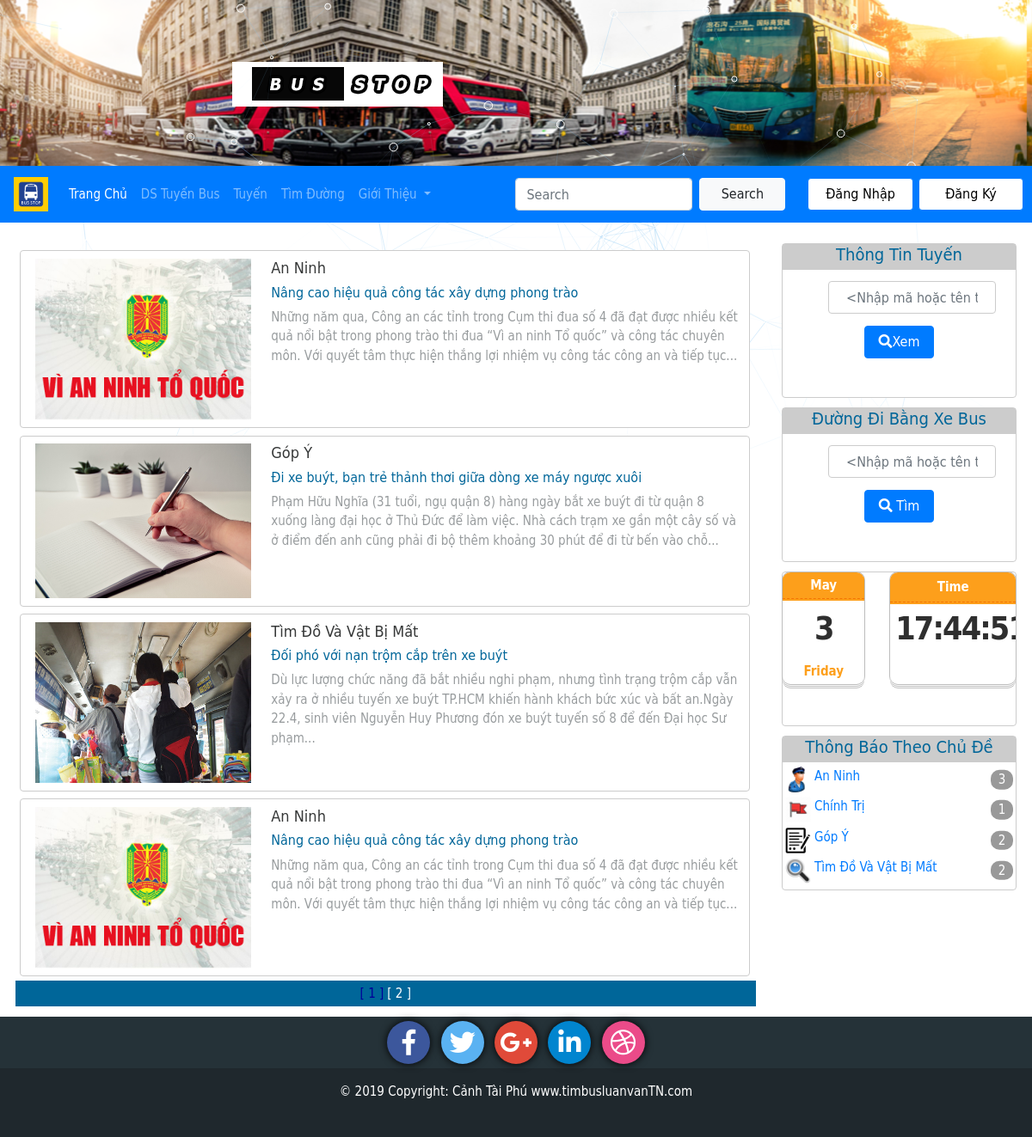
Page /indexUser.php on the committed database.
### tables this page shows
CREATE TABLE `thongbao` (
  `ma_thongbao` int(20) NOT NULL,
  `chude` varchar(100) NOT NULL,
  `tieude` text NOT NULL,
  `noidung` text NOT NULL,
  `hinhanh` varchar(100) NOT NULL,
  `ngaydang` text NOT NULL
);

### php/content/thongbao.php (the view, shortened to what this page needs)
<?php
	function rutgonnoidung($string,$batdau,$sotu){
		$len=strlen($string);
		while($sotu<$len){
			if($string[$sotu]==' ') break;
			$sotu++;
		}
		$string=substr($string,$batdau,$sotu);
		if($len>strlen($string)) $string.='...';
		return $string;
	}
?>
<?php
include("connect.php");
$sql="SELECT * FROM thongbao";
$retval=mysqli_query($conn, $sql) or die('Không kết nối được');
if(mysqli_num_rows($retval) > 0){
		$phantrang=4;
		$sotrang=ceil(mysqli_num_rows($retval)/$phantrang);
			if(isset($_GET['trang']))
			{
				$batdau=$_GET['trang']*$phantrang;
				$tranghienthai=$_GET['trang'];
				}
			else{
				$batdau=0;
				$tranghienthai=0;
				}
	$sql1="SELECT * FROM thongbao order by ma_thongbao DESC limit $batdau, $phantrang";
	$retval1=mysqli_query($conn, $sql1);
	if(mysqli_num_rows($retval1) > 0){
		while($row = mysqli_fetch_assoc($retval1)){
            echo  "<div class='container'>
        				<div class='post row'>
        					<div class='picture col-4 '>
        					<img src='upload/".$row['hinhanh']."'/>
        					</div>
        					<div class='notify col-8'>
	        					<h2><a href='indexUser.php?xem=chitietthongbao&id=".$row['ma_thongbao']."'>".$row['chude']."</a></h2>
	        					<h6>".$row['tieude']."</h6>
	        					<p>".rutgonnoidung($row['noidung'],0,300)."</p>
        					</div>
        				</div>
        			</div>";
		}
	}
}else echo "Không có thông báo!";
			echo "<center> <div id='phantrang_index'>";
						for($i=0;$i<$sotrang;$i++){
							if($i!=$tranghienthai){
								echo "<a href='indexUser.php?xem=thongbao&trang={$i}'>[ ".($i+1)." ]</a>";
								}
								 	else echo "<span>[ ".($i+1)." ]</span>";
							}
					echo "</div></center>";
?>

### indexUser.php (shortened to what this page needs)
<!DOCTYPE html>
<html>
<head>
        <link rel="stylesheet" href="https://use.fontawesome.com/releases/v5.6.3/css/all.css">
        <link rel="stylesheet" href="https://maxcdn.bootstrapcdn.com/bootstrap/4.1.3/css/bootstrap.min.css">
        <link rel="stylesheet" href="https://use.fontawesome.com/releases/v5.6.3/css/all.css">
				<link rel="stylesheet" type="text/css" href="css/forum.css" media="screen">
				<link rel="stylesheet" type="text/css" href="css/indexUser.css" media="screen">
				<link rel="stylesheet" href="lib/leaflet/leaflet.css">
</head>
<body style="" onload="startTime();">
	<div id="main">
      <div id="header">
      		<div id="particles-js"></div>
      	</div>
        <nav id="menu1" class="navbar navbar-expand-lg navbar-dark bg-primary">
			  <a class="navbar-brand" href="indexUser.php"><img src="img/images.png" alt="Logo" width="40px" height="40px"></a>
			  <div class="collapse navbar-collapse" id="navbarSupportedContent">
			    <ul class="navbar-nav mr-auto">
			      <li class="nav-item active">
			        <a class="nav-link" href="indexUser.php">Trang Chủ <span class="sr-only">(current)</span></a>
			      </li>
			      <li class="nav-item">
			        <a class="nav-link" href="indexUser.php?xem=danhsachcactuyenbus">DS Tuyến Bus</a>
			      </li>
			      <li class="nav-item">
			        <a class="nav-link" href="indexUser.php?xem=timbus">Tuyến</a>
			      </li>
			      <li class="nav-item">
			        <a class="nav-link" href="indexUser.php?xem=timduong">Tìm Đường</a>
			      </li>
			      <li class="nav-item dropdown">
			        <a class="nav-link dropdown-toggle" href="#" id="navbarDropdown" role="button" data-toggle="dropdown" aria-haspopup="true" aria-expanded="false">
			          Giới Thiệu
			        </a>
			      </li>
					</ul>
			    <form class="form-inline my-2 my-lg-0">
			      <input class="form-control mr-sm-2" id="keywords" type="search" placeholder="Search" aria-label="Search">
						<button class="btn btn-light my-2 my-sm-0" type="button">Search</button>
					</form>
					<div id="login"><?php include('php/content/dangnhapUser.php'); ?></div>
					<div id="register"><?php include('php/content/dangky.php'); ?></div>
			</div>
		</nav>
        <div id="content">
        	<div class="row">
        		<?php
						if(isset($_SESSION['nguoidung'])){
						} else {
								echo "<div class='col-9'>";
									include('php/content_index.php');
								echo "</div>";
								echo "<div class='col-3'>";
									include('php/content/timkiem.php');
								echo "</div>";
							}
						?>
        	</div>
        </div>
        <div id="footer"><?php include('php/footer.php');?></div>
    </div>
</body>
</html>

### php/content/dangnhapUser.php (shortened to what this page needs)
<button class='btn btn-primary' onclick="document.getElementById('modal-wrapper').style.display='block'">
Đăng Nhập</button>

### php/content/dangky.php (shortened to what this page needs)
<button class='btn btn-primary' onclick="document.getElementById('a').style.display='block'">
Đăng Ký</button>

### php/content_index.php
<?php
if(isset($_GET['xem'])){
	switch($_GET['xem']){
		case 'thongtintaikhoan':
			include("php/content/thongTintaikhoan.php");
			break;
		case 'dangbai':
			include("php/content/dangbai.php");
			break;
		case 'baidang':
		echo "<script src='js/loadMore.js'></script>";
			echo "<div id='noidung' class ='clearfix'>";
			include('php/content/slider.php');
			echo "<div id='inner' class ='clearfix'>";
			include("php/content/baidang.php");
			echo "</div>";
			echo "</div>";
			echo "<div class='holder'>
						<div class='hinhanh'></div>
						<div class='chu'> </div>
						<div class='tuychon'> </div>
					</div>";
			break;
		case 'chitietbaidang':
			include("php/content/chitietbaidang.php");
			break;
		case 'baidangtheochude':
			include("php/content/baidangtheochude.php");
			break;
		case 'suathongtintaikhoan':
			include("php/content/suathongtintaikhoan.php");
			break;
		case 'chitietthongbao':
			include("php/content/chitietthongbao.php");
			break;
		case 'chitiettuyenbus':
			include("php/content/chitiettuyenbus.php");
			break;
		case 'timduong':
			include('php/content/timduong.php');
			break;
		case 'timbus':
			include('php/content/timbus.php');
			break;
		case 'danhsachcactuyenbus':
			include('php/content/danhsachcactuyenbus.php');
			break;
		case 'thongbaotheochude':
			include('php/content/thongbaotheochude.php');
			break;
		case 'gioithieu':
			include('php/content/gioithieu.php');
			break;
		default: include("php/content/thongbao.php");
	}
}else include("php/content/thongbao.php");
?>

### php/content/timkiem.php (shortened to what this page needs)
<div class='frame'>
	<div class='title'><h5>Thông Tin Tuyến</h5></div>
	<form name='timkiem' action="javascript:submitQuery()">
		<div class='input'>
			<input id="getInput" type="text" class="form-control" placeholder="<Nhập mã hoặc tên tuyến>" aria-label="Username" onkeyup="getInputtuyen(this);" aria-describedby="addon-wrapping">
		</div>
		<center>
			<button type="button" class="btn btn-primary" onclick="submit_mst();"><i class="fas fa-search"></i>Xem</button>
		</center>
	</form>
</div>
<div class='frame'>
	<div class='title'><h5>Đường Đi Bằng Xe Bus</h5></div>
	<form name='timkiem'>
		<div class='input'>
			<input type="text" class="form-control" placeholder="<Nhập mã hoặc tên tuyến>" aria-label="Username" aria-describedby="addon-wrapping">
		</div>
		<center>
			<button type="button" class="btn btn-primary"><i class="fas fa-search"></i> Tìm</button>
		</center>
	</form>
</div>
<div class='frame'>
	<div class="row">
		<div class="col-5">
			<time datetime="2014-09-20" id="icon">
			  <strong id="thang"></strong>
			  <span id="ngay"></span>
			  <em id="thu"></em>
			</time>
		</div>
		<div class="col-7">
			<time datetime="2014-09-20" id="icon">
			  <strong>Time</strong>
			  <span id="time"></span>
			</time>
		</div>
	</div>
</div>
<div class='frame'>
	<div class='title'><h5>Thông Báo Theo Chủ Đề</h5></div>
			<?php
				include('connect.php');
				$sql="SELECT chude, COUNT(*) as soluong FROM thongbao group by chude";
				$retval=mysqli_query($conn,$sql);
				echo "<div class='khung'>";
						echo "<div style='padding: 1%;'>";
				if(mysqli_num_rows($retval) > 0){
						while($row = mysqli_fetch_assoc($retval)){
									echo "<div class='noidung'><img src='icon/".$row['chude'].".png' height='30px' width='auto' style='float:left;'/><a href='indexUser.php?xem=thongbaotheochude&chude=".$row['chude']."'>&nbsp;".$row['chude']."</a><p class='soluongbai'>".$row['soluong']."</p></div>";
						}
				}else echo "Không có kết quả!";
				echo "</div>";
				echo "</div>";
			?>
</div>

### php/footer.php
<div class="containerFooter">
  <ul class="list-unstyled list-inline text-center">
    <li class="item1 list-inline-item">
      <a href="#" class="btn-floating btn-fb mx-1">
        <i class="fab fa-facebook-f"> </i>
      </a>
    </li>
    <li class="item2 list-inline-item">
      <a href="#" class="btn-floating btn-tw mx-1">
        <i class="fab fa-twitter"> </i>
      </a>
    </li>
    <li class="item3 list-inline-item">
      <a href="#" class="btn-floating btn-gplus mx-1">
        <i class="fab fa-google-plus-g"> </i>
      </a>
    </li>
    <li class="item4 list-inline-item">
      <a href="#" class="btn-floating btn-li mx-1">
        <i class="fab fa-linkedin-in"> </i>
      </a>
    </li>
    <li class="item5 list-inline-item">
      <a href="#" class="btn-floating btn-dribbble mx-1">
        <i class="fab fa-dribbble"> </i>
      </a>
    </li>
  </ul>
</div>
<div class="copyRight text-center py-3">© 2019 Copyright: Cảnh Tài Phú
  <a href="#" style="color: white;">www.timbusluanvanTN.com</a>
</div>

### css/forum.css (style rules this page uses)
img, object, embed, video { max-width: 100%; }
* { box-sizing: border-box; -moz-box-sizing: border-box; -webkit-box-sizing: border-box; }
body { background-repeat: repeat; font-family:tahoma, "DejaVu Sans Condensed", "sans-serif"; font-size:15px; background-color: #9fd1e8; color:#069; }
#main,#menu,#footer { position:relative; float:left; }
#main { position: relative; float:left; margin: auto; }
#content { position: relative; float: left; width: 100%; height: auto; margin-top:50px; }
#footer { width: 60%; margin-left:20%; height: auto; float:left; position: relative; clear:right; z-index: 999999999; }

### css/indexUser.css (style rules this page uses)
img, object, embed, video { max-width: 100%; }
* { box-sizing: border-box; -moz-box-sizing: border-box; -webkit-box-sizing: border-box; }
body { background-repeat: repeat; background-color: #9fd1e8; font-family:tahoma, "DejaVu Sans Condensed", "sans-serif"; font-size:15px; color:#069; }
#main,#header,#menu,#content,#footer { position:relative; float:left; }
#main { position: relative; float:left; width:100%; height: auto; background-color: white; }
#header, #footer { width: 100%; height: auto; float:left; position: relative; margin-left: 0; }
#header { background-image: url(../img/header.png); background-color: #00CC66; background-size: 100% 100%; background-repeat:no-repeat; width: 100%; height: 193px; }
.navbar form .btn { position: relative; width: 100px; margin-left: 0px; }
#login { width: 11%; position: relative; float: left; }
#login button { width: 100%; position: relative; float: left; background-color: white; color: #000; margin: 0px; }
#register { width: 11%; position: relative; float: left; }
#register button { width: 100%; position: relative; float: left; background-color: white; color: #000; margin: 0px; margin-left: 5%; }
#content { position: relative; float: left; width: 98.5%; height: auto; margin-top: 2%; }
#content .container { position: relative; float: left; width: 100%; height: auto; }
.post { width: 100%; margin-top: 1%; margin-left:1%; border-radius: 4px; border: 1px solid #CCC; background-color: white; }
.post .picture { width: 100%; height: auto; padding-left: 2%; margin-top: 1%; margin-bottom: 1%; }
.post .picture img { max-width:100%; height: auto; }
.post .notify { width: 100%; height: auto; padding: 1%; }
.post .notify h2 { width: 100%; font-size: 18px; }
.post .notify a { width: 100%; text-decoration: none; color: #363838; }
.post .notify p { width: 100%; color: #989c9e; }
#footer { width: 100%; height: auto; margin-top: 1%; }
#footer .containerFooter { width: 100%; height: 60px; background-color: #253238; }
#footer .containerFooter a { color: white; }
#footer .containerFooter .item1 { width: 50px; height: 50px; background-color: #3c579c; color: white; border-radius: 30px; box-shadow: 0px 0px 10px #000; margin-top: 5px; }
#footer .containerFooter .item2 { width: 50px; height: 50px; background-color: #5ab2f2; color: white; border-radius: 30px; box-shadow: 0px 0px 10px #000; }
#footer .containerFooter .item3 { width: 50px; height: 50px; background-color: #e04a39; color: white; border-radius: 30px; box-shadow: 0px 0px 10px #000; }
#footer .containerFooter .item4 { width: 50px; height: 50px; background-color: #0185cf; color: white; border-radius: 30px; box-shadow: 0px 0px 10px #000; }
#footer .containerFooter .item5 { width: 50px; height: 50px; background-color: #eb4b89; color: white; border-radius: 30px; box-shadow: 0px 0px 10px #000; }
#footer .containerFooter i { width: 80%; height: auto; padding: 1%; margin-top: 20%; font-size: 30px; }
#footer .copyRight { width: 100%; height: 80px; background-color: #1f282d; color: white; }
.frame { width: 100%; height: 180px; margin-bottom: 4%; border-radius: 4px; border: 1px solid #CCC; background-color: white; }
.frame .title { width: 100%; height: 30px; background-color: #CCC; text-align: center; }
.frame .input { width: 80%; margin:auto; margin-top: 2%; margin-bottom: 2%; }
.frame .btn { width: 30%; height: auto; margin: 0px; }
.frame .khung .noidung { position: relative; float: left; width: 100%; height: auto; border-radius: 0px 0px 5px 5px; background-color: white; margin-bottom:1%; margin-top: 1%; }
.frame .khung .noidung a { text-decoration: none; }
.frame .khung .noidung p { position: absolute; right: 0; width: 10%; top: 50%; transform: translateY(-50%); background-color: #999; color: white; text-align: center; border-radius: 10px }

### rows in the picture
thongbao: hinhanh (picture), chude "An Ninh", tieude "Nâng cao hiệu quả công tác xây dựng phong trào", noidung "Những năm qua, Công an các tỉnh trong Cụm thi đua số 4 đã đạt được nhiều kết quả nổi bật trong phong trào thi đua “Vì an ninh Tổ quốc” và công tác chuyên môn. Với quyết tâm thực hiện thắng lợi nhiệm vụ công tác công an và tiếp tục..."
thongbao: hinhanh (picture), chude "Góp Ý", tieude "Đi xe buýt, bạn trẻ thảnh thơi giữa dòng xe máy ngược xuôi", noidung "Phạm Hữu Nghĩa (31 tuổi, ngụ quận 8) hàng ngày bắt xe buýt đi từ quận 8 xuống làng đại học ở Thủ Đức để làm việc. Nhà cách trạm xe gần một cây số và ở điểm đến anh cũng phải đi bộ thêm khoảng 30 phút để đi từ bến vào chỗ..."
thongbao: hinhanh (picture), chude "Tìm Đồ Và Vật Bị Mất", tieude "Đối phó với nạn trộm cắp trên xe buýt", noidung "Dù lực lượng chức năng đã bắt nhiều nghi phạm, nhưng tình trạng trộm cắp vẫn xảy ra ở nhiều tuyến xe buýt TP.HCM khiến hành khách bức xúc và bất an.Ngày 22.4, sinh viên Nguyễn Huy Phương đón xe buýt tuyến số 8 để đến Đại học Sư phạm..."
thongbao: hinhanh (picture), chude "An Ninh", tieude "Nâng cao hiệu quả công tác xây dựng phong trào", noidung "Những năm qua, Công an các tỉnh trong Cụm thi đua số 4 đã đạt được nhiều kết quả nổi bật trong phong trào thi đua “Vì an ninh Tổ quốc” và công tác chuyên môn. Với quyết tâm thực hiện thắng lợi nhiệm vụ công tác công an và tiếp tục..."

### other values in the picture
$row['chude'] "An Ninh"
$row['soluong'] "3"
$row['chude'] "Chính Trị"
$row['soluong'] "1"
$row['chude'] "Góp Ý"
$row['soluong'] "2"
$row['chude'] "Tìm Đồ Và Vật Bị Mất"
